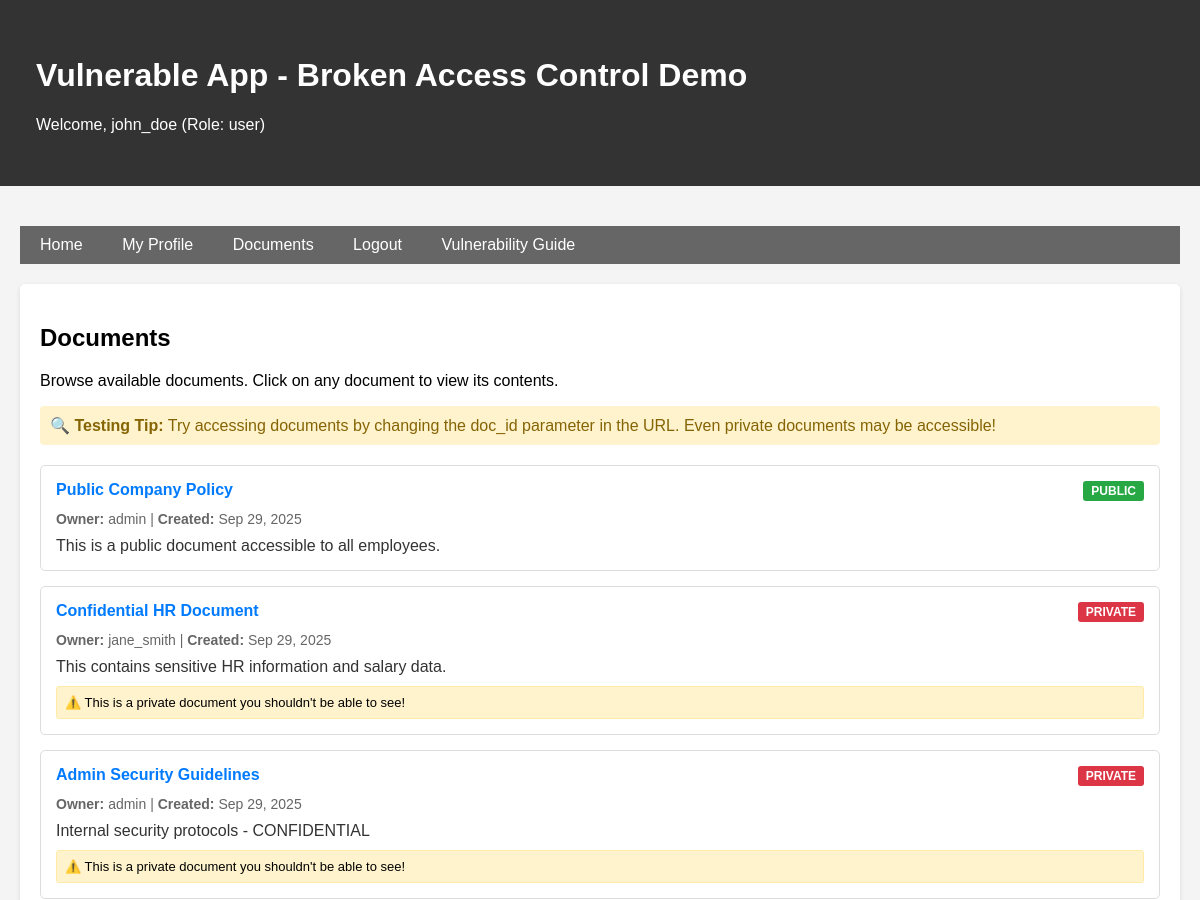
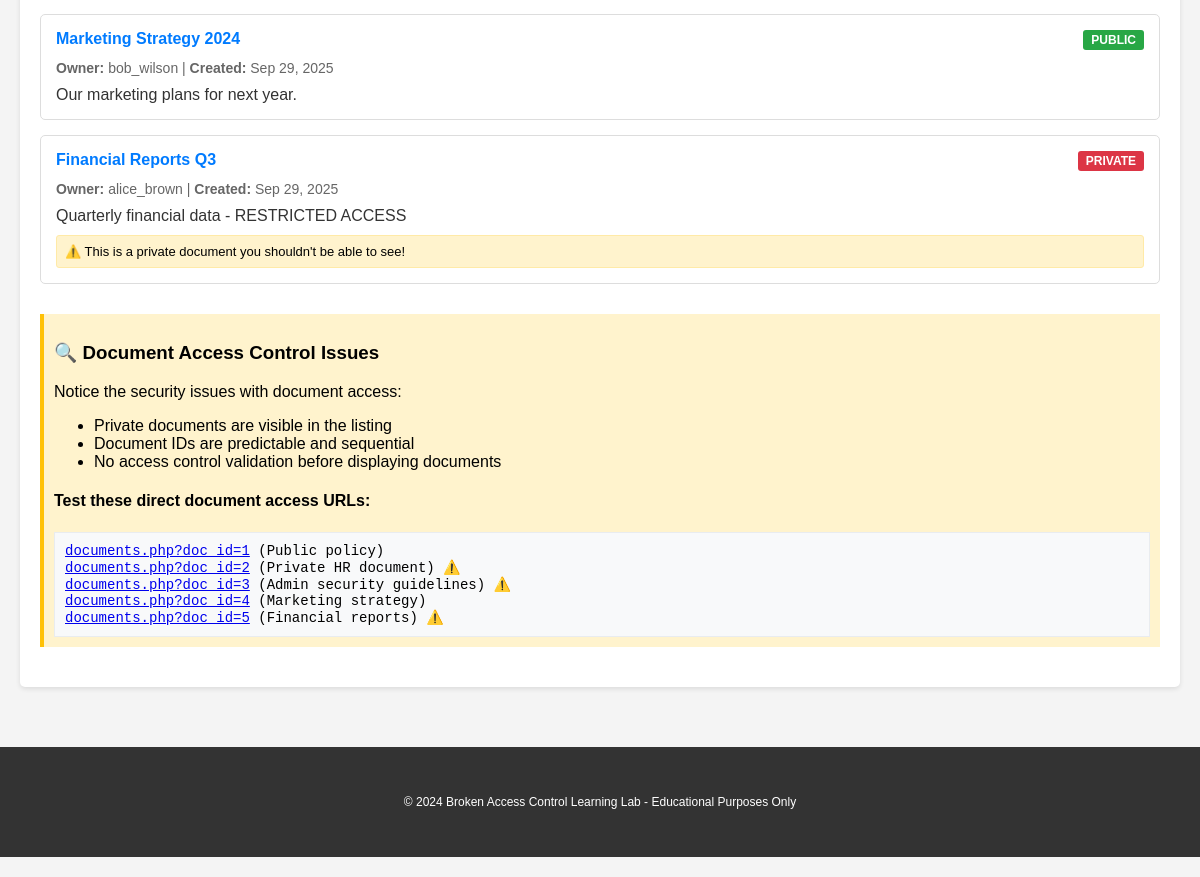
Screenshot of /documents.php (signed in) with the database file from the repository (2 pictures, top to bottom).
### tables this page shows
CREATE TABLE users (
    id INT AUTO_INCREMENT PRIMARY KEY,
    username VARCHAR(50) UNIQUE NOT NULL,
    password VARCHAR(255) NOT NULL,
    email VARCHAR(100),
    role ENUM('user', 'admin', 'moderator') DEFAULT 'user',
    created_at TIMESTAMP DEFAULT CURRENT_TIMESTAMP,
    is_active BOOLEAN DEFAULT TRUE
);

CREATE TABLE documents (
    id INT AUTO_INCREMENT PRIMARY KEY,
    title VARCHAR(255) NOT NULL,
    content TEXT,
    owner_id INT,
    is_private BOOLEAN DEFAULT FALSE,
    created_at TIMESTAMP DEFAULT CURRENT_TIMESTAMP,
    FOREIGN KEY (owner_id) REFERENCES users(id) ON DELETE CASCADE
);

### src/config.php (called while the page is built, shortened)
<?php
function getConnection() {
    static $pdo = null;
    if ($pdo === null) {
        try {
            $dsn = "mysql:host=" . DB_HOST . ";dbname=" . DB_NAME . ";charset=utf8mb4";
            $pdo = new PDO($dsn, DB_USER, DB_PASS, [
                PDO::ATTR_ERRMODE => PDO::ERRMODE_EXCEPTION,
                PDO::ATTR_DEFAULT_FETCH_MODE => PDO::FETCH_ASSOC,
                PDO::ATTR_EMULATE_PREPARES => false,
            ]);
        } catch (PDOException $e) {
            die("Connection failed: " . $e->getMessage());
        }
    }
    return $pdo;
}
function isLoggedIn() {
    return isset($_SESSION['user_id']);
}
function getCurrentUser() {
    $pdo = getConnection();
    $stmt = $pdo->prepare("SELECT * FROM users WHERE id = ?");
    $stmt->execute([$_SESSION['user_id']]);
    return $stmt->fetch();
}
function isAdmin() {
    $user = getCurrentUser();
    return $user && $user['role'] === 'admin';
}
function sanitizeInput($input) {
    return htmlspecialchars(trim($input), ENT_QUOTES, 'UTF-8');
}
?>

### src/documents.php (the view, shortened to what this page needs)
<?php
require_once 'config.php';
$doc_id = $_GET['doc_id'] ?? null;
$pdo = getConnection();
if ($doc_id) {
    $stmt = $pdo->prepare("SELECT d.*, u.username as owner_name FROM documents d LEFT JOIN users u ON d.owner_id = u.id WHERE d.id = ?");
    $stmt->execute([$doc_id]);
    $document = $stmt->fetch();
    if (!$document) {
        $error = "Document not found.";
    }
} else {
    $stmt = $pdo->query("SELECT d.*, u.username as owner_name FROM documents d LEFT JOIN users u ON d.owner_id = u.id ORDER BY d.created_at DESC");
    $documents = $stmt->fetchAll();
}
$current_user = getCurrentUser();
include 'header.php';
?>
<h2>Documents</h2>
<?php if (isset($document)): ?>
    <?php if (isset($error)): ?>
        <div class="alert alert-danger"><?php echo sanitizeInput($error); ?></div>
    <?php else: ?>
        <?php if ($document['is_private'] && $document['owner_id'] != $current_user['id']): ?>
            <div class="alert alert-danger">
                <strong>🚨 UNAUTHORIZED ACCESS:</strong> You are viewing a private document that doesn't belong to you!
                This is a critical security violation.
            </div>
        <?php endif; ?>
        <div style="background: white; border: 1px solid #ddd; padding: 20px; border-radius: 5px;">
            <h3><?php echo sanitizeInput($document['title']); ?></h3>
            <div style="margin: 15px 0; padding: 10px; background: #f8f9fa; border-left: 4px solid #007bff;">
                <strong>Owner:</strong> <?php echo sanitizeInput($document['owner_name']); ?><br>
                <strong>Created:</strong> <?php echo date('F j, Y g:i A', strtotime($document['created_at'])); ?><br>
                <strong>Status:</strong>
                <span style="color: <?php echo $document['is_private'] ? 'red' : 'green'; ?>;">
                    <?php echo $document['is_private'] ? 'PRIVATE' : 'PUBLIC'; ?>
                </span>
            </div>
            <div style="border-top: 1px solid #eee; padding-top: 15px; line-height: 1.6;">
                <?php echo nl2br(sanitizeInput($document['content'])); ?>
            </div>
        </div>
        <div style="margin-top: 20px;">
            <a href="documents.php"><button>← Back to Documents</button></a>
        </div>
        <div class="vulnerability-info" style="margin-top: 30px;">
            <h3>🔍 Document Access Vulnerability</h3>
            <p>This demonstrates unauthorized document access:</p>
            <ul>
                <li>No authorization check to verify document access permissions</li>
                <li>Private documents are accessible by changing the doc_id parameter</li>
                <li>Sensitive information is exposed to unauthorized users</li>
            </ul>
        </div>
    <?php endif; ?>
<?php else: ?>
    <?php if (isset($documents)): ?>
        <p>Browse available documents. Click on any document to view its contents.</p>
        <div class="alert alert-warning">
            <strong>🔍 Testing Tip:</strong> Try accessing documents by changing the doc_id parameter in the URL.
            Even private documents may be accessible!
        </div>
        <div style="display: grid; gap: 15px; margin-top: 20px;">
            <?php foreach ($documents as $doc): ?>
                <div style="border: 1px solid #ddd; padding: 15px; border-radius: 5px; background: white;">
                    <div style="display: flex; justify-content: space-between; align-items: start; margin-bottom: 10px;">
                        <h4 style="margin: 0;">
                            <a href="documents.php?doc_id=<?php echo $doc['id']; ?>" style="text-decoration: none; color: #007bff;">
                                <?php echo sanitizeInput($doc['title']); ?>
                            </a>
                        </h4>
                        <span style="padding: 3px 8px; border-radius: 3px; font-size: 12px; font-weight: bold; color: white; background-color: <?php echo $doc['is_private'] ? '#dc3545' : '#28a745'; ?>;">
                            <?php echo $doc['is_private'] ? 'PRIVATE' : 'PUBLIC'; ?>
                        </span>
                    </div>
                    <div style="font-size: 14px; color: #666; margin-bottom: 10px;">
                        <strong>Owner:</strong> <?php echo sanitizeInput($doc['owner_name']); ?> |
                        <strong>Created:</strong> <?php echo date('M j, Y', strtotime($doc['created_at'])); ?>
                    </div>
                    <div style="color: #333;">
                        <?php
                        $preview = substr($doc['content'], 0, 150);
                        echo sanitizeInput($preview) . (strlen($doc['content']) > 150 ? '...' : '');
                        ?>
                    </div>
                    <?php if ($doc['is_private'] && $doc['owner_id'] != $current_user['id']): ?>
                        <div style="margin-top: 10px; padding: 8px; background: #fff3cd; border: 1px solid #ffeaa7; border-radius: 3px; font-size: 13px;">
                            ⚠️ This is a private document you shouldn't be able to see!
                        </div>
                    <?php endif; ?>
                </div>
            <?php endforeach; ?>
        </div>
        <div class="vulnerability-info" style="margin-top: 30px;">
            <h3>🔍 Document Access Control Issues</h3>
            <p>Notice the security issues with document access:</p>
            <ul>
                <li>Private documents are visible in the listing</li>
                <li>Document IDs are predictable and sequential</li>
                <li>No access control validation before displaying documents</li>
            </ul>
            <h4>Test these direct document access URLs:</h4>
            <div class="code-example">
                <a href="documents.php?doc_id=1">documents.php?doc_id=1</a> (Public policy)<br>
                <a href="documents.php?doc_id=2">documents.php?doc_id=2</a> (Private HR document) ⚠️<br>
                <a href="documents.php?doc_id=3">documents.php?doc_id=3</a> (Admin security guidelines) ⚠️<br>
                <a href="documents.php?doc_id=4">documents.php?doc_id=4</a> (Marketing strategy)<br>
                <a href="documents.php?doc_id=5">documents.php?doc_id=5</a> (Financial reports) ⚠️
            </div>
        </div>
    <?php endif; ?>
<?php endif; ?>
<?php include 'footer.php'; ?>

### src/header.php (shortened to what this page needs)
<!DOCTYPE html>
<html lang="en">
<head>
</head>
<body>
    <div class="header">
        <div class="container">
            <h1><?php echo APP_NAME; ?></h1>
            <?php if (isLoggedIn()): ?>
                <p>Welcome, <?php echo sanitizeInput(getCurrentUser()['username']); ?>
                (Role: <?php echo sanitizeInput(getCurrentUser()['role']); ?>)</p>
            <?php endif; ?>
        </div>
    </div>
    <div class="container">
        <nav class="nav">
            <a href="index.php">Home</a>
            <?php if (isLoggedIn()): ?>
                <a href="profile.php">My Profile</a>
                <a href="documents.php">Documents</a>
                <?php if (isAdmin()): ?>
                    <a href="admin.php">Admin Panel</a>
                <?php endif; ?>
                <a href="logout.php">Logout</a>
            <?php else: ?>
                <a href="login.php">Login</a>
                <a href="register.php">Register</a>
            <?php endif; ?>
            <a href="vulnerabilities.php">Vulnerability Guide</a>
        </nav>
        <div class="content">

### src/header.php (style rules this page uses)
body { font-family: Arial, sans-serif; margin: 0; padding: 0; background-color: #f4f4f4; }
.container { max-width: 1200px; margin: 0 auto; padding: 20px; }
.header { background-color: #333; color: white; padding: 1rem; margin-bottom: 20px; }
.nav { background-color: #666; padding: 10px; margin-bottom: 20px; }
.nav a { color: white; text-decoration: none; margin-right: 15px; padding: 5px 10px; border-radius: 3px; }
.content { background-color: white; padding: 20px; border-radius: 5px; box-shadow: 0 2px 5px rgba(0,0,0,0.1); }
.alert { padding: 10px; margin-bottom: 20px; border-radius: 4px; }
.alert-warning { background-color: #fff3cd; border-color: #ffeaa7; color: #856404; }
.vulnerability-info { background-color: #fff3cd; border-left: 4px solid #ffc107; padding: 10px; margin: 20px 0; }
.code-example { background-color: #f8f9fa; border: 1px solid #e9ecef; padding: 10px; font-family: monospace; font-size: 14px; overflow-x: auto; }

### rows the page displays
users: username "john_doe", role "user"
documents: title "Public Company Policy", is_private "PUBLIC", owner.username "admin", created_at "Sep 29, 2025", content "This is a public document accessible to all employees."
documents: title "Confidential HR Document", is_private "PRIVATE", owner.username "jane_smith", created_at "Sep 29, 2025", content "This contains sensitive HR information and salary data.", shows "⚠️ This is a private document you shouldn't be able to see!"
documents: title "Admin Security Guidelines", is_private "PRIVATE", owner.username "admin", created_at "Sep 29, 2025", content "Internal security protocols - CONFIDENTIAL", shows "⚠️ This is a private document you shouldn't be able to see!"
documents: title "Marketing Strategy 2024", is_private "PUBLIC", owner.username "bob_wilson", created_at "Sep 29, 2025", content "Our marketing plans for next year."
documents: title "Financial Reports Q3", is_private "PRIVATE", owner.username "alice_brown", created_at "Sep 29, 2025", content "Quarterly financial data - RESTRICTED ACCESS", shows "⚠️ This is a private document you shouldn't be able to see!"

### other values shown
APP_NAME "Vulnerable App - Broken Access Control Demo"
